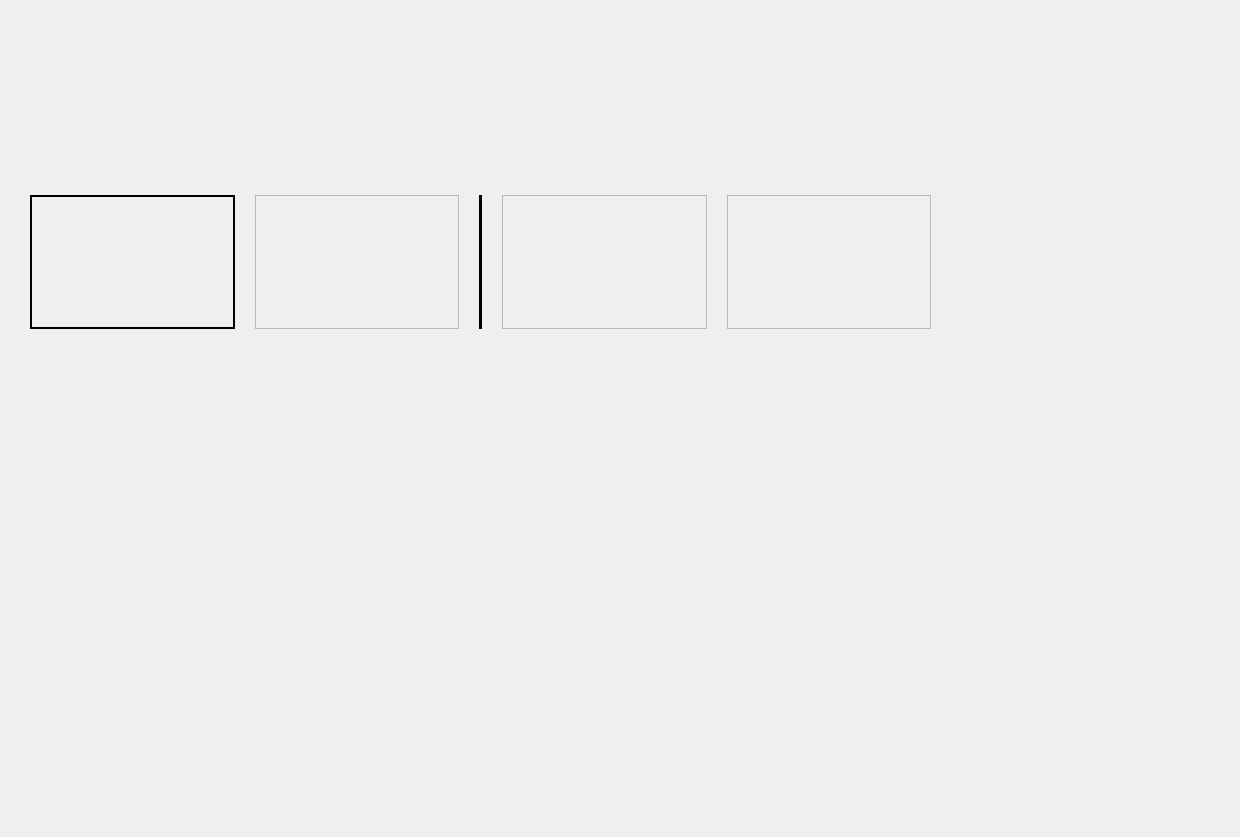
<?xml version="1.0" encoding="UTF-8"?>
<ui version="4.0">
 <class>DlgTrainSearchShow</class>
 <widget class="QDialog" name="DlgTrainSearchShow">
  <property name="geometry">
   <rect>
    <x>0</x>
    <y>0</y>
    <width>1240</width>
    <height>837</height>
   </rect>
  </property>
  <property name="windowTitle">
   <string>列车展示</string>
  </property>
  <widget class="QWidget" name="verticalLayoutWidget">
   <property name="geometry">
    <rect>
     <x>10</x>
     <y>10</y>
     <width>941</width>
     <height>331</height>
    </rect>
   </property>
   <layout class="QVBoxLayout" name="mainLayout" stretch="6,1,6">
    <property name="leftMargin">
     <number>10</number>
    </property>
    <property name="topMargin">
     <number>7</number>
    </property>
    <property name="rightMargin">
     <number>10</number>
    </property>
    <property name="bottomMargin">
     <number>7</number>
    </property>
    <item>
     <widget class="QWorldTrainMainWindow" name="widget" native="true"/>
    </item>
    <item>
     <spacer name="verticalSpacer">
      <property name="orientation">
       <enum>Qt::Vertical</enum>
      </property>
      <property name="sizeHint" stdset="0">
       <size>
        <width>20</width>
        <height>40</height>
       </size>
      </property>
     </spacer>
    </item>
    <item>
     <layout class="QHBoxLayout" name="horizontalLayout" stretch="2,2,1,2,2">
      <property name="spacing">
       <number>20</number>
      </property>
      <property name="leftMargin">
       <number>10</number>
      </property>
      <property name="topMargin">
       <number>5</number>
      </property>
      <property name="rightMargin">
       <number>10</number>
      </property>
      <property name="bottomMargin">
       <number>5</number>
      </property>
      <item>
       <widget class="WheelIcon" name="wheel1">
        <property name="frameShape">
         <enum>QFrame::WinPanel</enum>
        </property>
        <property name="frameShadow">
         <enum>QFrame::Plain</enum>
        </property>
       </widget>
      </item>
      <item>
       <widget class="WheelIcon" name="wheel2">
        <property name="frameShape">
         <enum>QFrame::StyledPanel</enum>
        </property>
        <property name="frameShadow">
         <enum>QFrame::Raised</enum>
        </property>
       </widget>
      </item>
      <item>
       <widget class="Line" name="line">
        <property name="styleSheet">
         <string notr="true">background-color: rgb(0, 0, 0);</string>
        </property>
        <property name="lineWidth">
         <number>5</number>
        </property>
        <property name="orientation">
         <enum>Qt::Vertical</enum>
        </property>
       </widget>
      </item>
      <item>
       <widget class="WheelIcon" name="wheel3">
        <property name="frameShape">
         <enum>QFrame::StyledPanel</enum>
        </property>
        <property name="frameShadow">
         <enum>QFrame::Raised</enum>
        </property>
       </widget>
      </item>
      <item>
       <widget class="WheelIcon" name="wheel4">
        <property name="frameShape">
         <enum>QFrame::StyledPanel</enum>
        </property>
        <property name="frameShadow">
         <enum>QFrame::Raised</enum>
        </property>
       </widget>
      </item>
     </layout>
    </item>
   </layout>
  </widget>
 </widget>
 <customwidgets>
  <customwidget>
   <class>QWorldTrainMainWindow</class>
   <extends>QWidget</extends>
   <header>3DWheelPainter/qworldtrainmainwindow.hpp</header>
   <container>1</container>
  </customwidget>
  <customwidget>
   <class>WheelIcon</class>
   <extends>QFrame</extends>
   <header>SelfWidget/wheelicon.h</header>
   <container>1</container>
  </customwidget>
 </customwidgets>
 <resources/>
 <connections/>
</ui>
